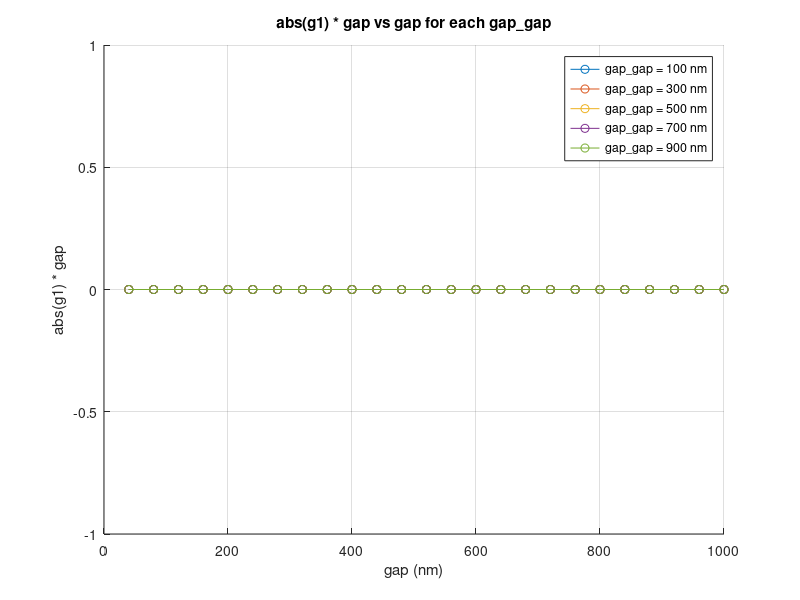
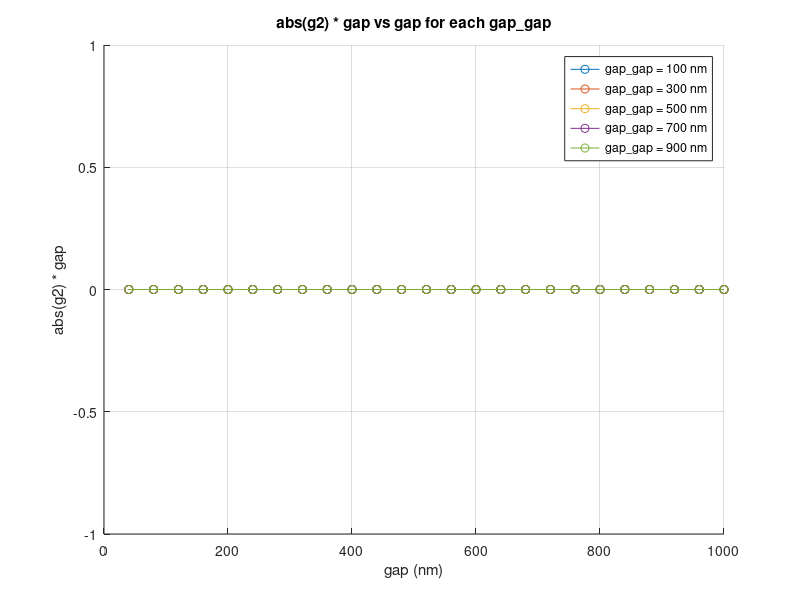
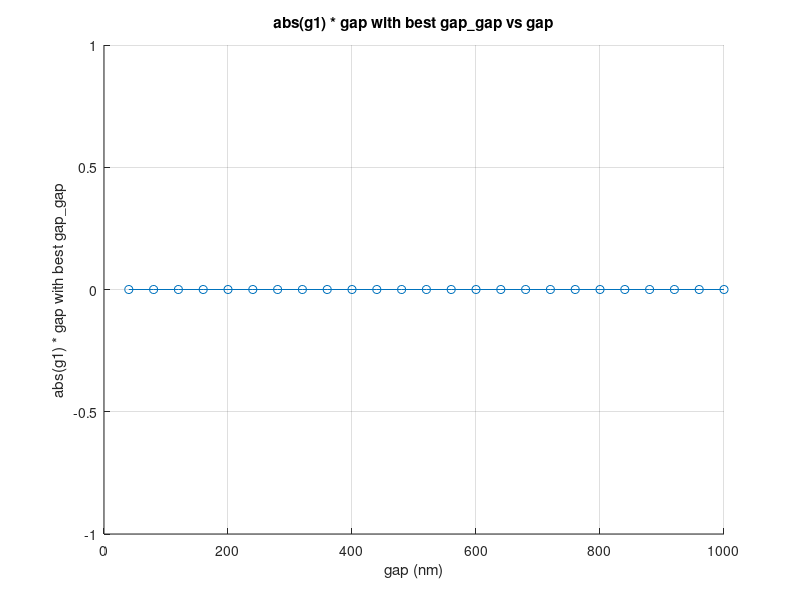
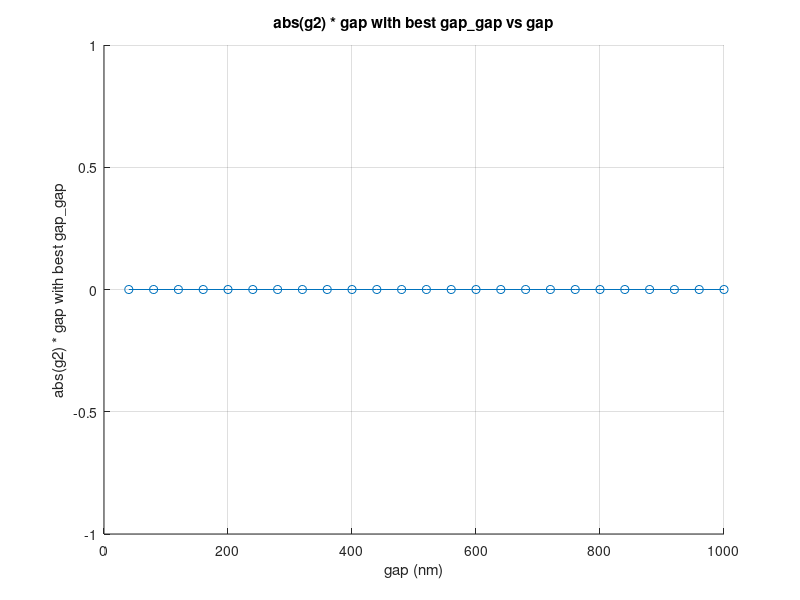

MATLAB code for these plots, in order:
clear; close all; clc;

%% 1. gap, gap_gap のリスト
gap_nm_values = 40:40:1000;
gap_gap_nm_values = 100:200:1000;

% テキストファイルが置かれているフォルダ
input_folder_name = 'result/double_channel_step_40_gapgap_step_200_jan23_parallel_grids_100_L04';
output_folder_name = 'result/double_channel_abs_g1_g2_gap_gap_jan24';


%% 2. データ格納用の配列 (gap vs gap_gap)
ngap    = length(gap_nm_values);
ngapgap = length(gap_gap_nm_values);

% abs(g1), abs(g2), abs(g1)+abs(g2), (abs(g1)+abs(g2))*gap を格納
G1_abs_2D = zeros(ngap, ngapgap);  % abs(g1)
G2_abs_2D = zeros(ngap, ngapgap);  % abs(g2)

G_abs_sums_2D           = zeros(ngap, ngapgap);  % (abs(g1) + abs(g2))
G_abs_sums_times_gap_2D = zeros(ngap, ngapgap);  % (abs(g1) + abs(g2)) * gap

%% 3. テキストファイルを読み込んで、各種値を取得
for iGap = 1:ngap
    gap_nm = gap_nm_values(iGap);
    
    for jGapGap = 1:ngapgap
        gap_gap_nm = gap_gap_nm_values(jGapGap);
        
        %---------------------------------------------------------
        % 3-1. ファイル名パターン
        %      final_acceleration_gradients_gap_xxx_gapgap_yyy_*.txt
        %---------------------------------------------------------
        file_pattern = sprintf('final_acceleration_gradients_gap_%d_gapgap_%d_*.txt', ...
            gap_nm, gap_gap_nm);
        file_list = dir(fullfile(input_folder_name, file_pattern));
        
        if isempty(file_list)
            fprintf('Warning: %s が見つかりません。\n', file_pattern);
            continue;
        end
        
        % 同じ条件で複数ファイルあれば最初の1つを使う
        target_file = fullfile(input_folder_name, file_list(1).name);
        
        %---------------------------------------------------------
        % 3-2. テキスト読み込み・正規表現
        %---------------------------------------------------------
        file_text = fileread(target_file);
        
        % G1_best (abs): xxx
        tokens_G1 = regexp(file_text, 'G1_best \(abs\): ([0-9e\+\-\.]+)', 'tokens', 'once');
        % G2_best (abs): xxx
        tokens_G2 = regexp(file_text, 'G2_best \(abs\): ([0-9e\+\-\.]+)', 'tokens', 'once');
        % (abs(g1)+abs(g2))*gap: xxx
        tokens_sum_gap = regexp(file_text, '\(abs\(g1\)\+abs\(g2\)\)\*gap: ([0-9e\+\-\.]+)', 'tokens', 'once');
        
        if isempty(tokens_G1) || isempty(tokens_G2) || isempty(tokens_sum_gap)
            fprintf('Warning: %s から必要な情報を取得できません。\n', target_file);
            continue;
        end
        
        % 数値に変換
        val_G1_abs = str2double(tokens_G1{1});
        val_G2_abs = str2double(tokens_G2{1});
        val_sum_times_gap = str2double(tokens_sum_gap{1});
        
        % (abs(g1)+abs(g2))
        val_sum = val_G1_abs + val_G2_abs;
        
        %---------------------------------------------------------
        % 3-3. 2次元配列に格納
        %---------------------------------------------------------
        G1_abs_2D(iGap, jGapGap)                = val_G1_abs;
        G2_abs_2D(iGap, jGapGap)                = val_G2_abs;
        G_abs_sums_2D(iGap, jGapGap)            = val_sum;
        G_abs_sums_times_gap_2D(iGap, jGapGap)  = val_sum_times_gap;
    end
end

%% タイムスタンプ文字列 (ファイル名に付加して一意化)
timestamp_str = datestr(now,'yyyy-mm-dd_HHMMSS');

% %% 4. グラフ1: abs(g1) * gap vs gap for each gap_gap
figure('Name','abs(g1) * gap vs gap for each gap\_gap');
hold on; grid on;

for jGapGap = 1:ngapgap
    plot(gap_nm_values, G1_abs_2D(:, jGapGap) .* gap_nm_values', '-o', ...
        'DisplayName', sprintf('gap\\_gap = %d nm', gap_gap_nm_values(jGapGap)));
end

xlabel('gap (nm)');
ylabel('abs(g1) * gap');
title('abs(g1) * gap vs gap for each gap\_gap');
legend('show');

% 保存
save_filename1 = fullfile(output_folder_name, ...
    sprintf('plot_abs_g1_times_gap_vs_gap_for_each_gapgap_%s.png', timestamp_str));
saveas(gcf, save_filename1);
fprintf('Saved figure: %s\n', save_filename1);

%% 5. グラフ2: abs(g2) * gap vs gap for each gap_gap
figure('Name','abs(g2) * gap vs gap for each gap\_gap');
hold on; grid on;

for jGapGap = 1:ngapgap
    plot(gap_nm_values, G2_abs_2D(:, jGapGap) .* gap_nm_values', '-o', ...
        'DisplayName', sprintf('gap\\_gap = %d nm', gap_gap_nm_values(jGapGap)));
end

xlabel('gap (nm)');
ylabel('abs(g2) * gap');
title('abs(g2) * gap vs gap for each gap\_gap');
legend('show');

% 保存
save_filename2 = fullfile(output_folder_name, ...
    sprintf('plot_abs_g2_times_gap_vs_gap_for_each_gapgap_%s.png', timestamp_str));
saveas(gcf, save_filename2);
fprintf('Saved figure: %s\n', save_filename2);

%% 6. グラフ3: abs(g1) * gap の gap_gap の中での最大値 vs gap
figure('Name','abs(g1) * gap with best gap\_gap vs gap');
hold on; grid on;

G1_abs_times_gap_max_over_gapgap = zeros(ngap,1);
best_gapgap_indices_for_G1 = zeros(ngap, 1); % Store the best gap_gap index

for iGap = 1:ngap
    [G1_abs_times_gap_max_over_gapgap(iGap), best_gapgap_indices_for_G1(iGap)] = ...
        max(G1_abs_2D(iGap,:) .* gap_nm_values(iGap));
    
end

plot(gap_nm_values, G1_abs_times_gap_max_over_gapgap, '-o', 'DisplayName', 'Max (abs(g1) * gap)');

xlabel('gap (nm)');
ylabel('abs(g1) * gap with best gap\_gap');
title('abs(g1) * gap with best gap\_gap vs gap');

% 保存
save_filename3 = fullfile(output_folder_name, ...
    sprintf('plot_max_abs_g1_times_gap_vs_gap_%s.png', timestamp_str));
saveas(gcf, save_filename3);
fprintf('Saved figure: %s\n', save_filename3);


%% 7. グラフ4: abs(g2) * gap の gap_gap の中での最大値 vs gap
figure('Name','abs(g2) * gap with best gap\_gap vs gap');
hold on; grid on;

G2_abs_times_gap_max_over_gapgap = zeros(ngap,1);
best_gapgap_indices_for_G2 = zeros(ngap,1);

for iGap = 1:ngap
    [G2_abs_times_gap_max_over_gapgap(iGap), best_gapgap_indices_for_G2(iGap)] = ...
        max(G2_abs_2D(iGap,:) .* gap_nm_values(iGap));
end


plot(gap_nm_values, G2_abs_times_gap_max_over_gapgap, '-o', 'DisplayName', 'Max (abs(g2) * gap)');


xlabel('gap (nm)');
ylabel('abs(g2) * gap with best gap\_gap');
title('abs(g2) * gap with best gap\_gap vs gap');

% 保存
save_filename4 = fullfile(output_folder_name, ...
    sprintf('plot_max_abs_g2_times_gap_vs_gap_%s.png', timestamp_str));
saveas(gcf, save_filename4);
fprintf('Saved figure: %s\n', save_filename4);

%% 8. グラフ5: (abs(g1) + abs(g2)) * gap vs gap for each gap_gap
figure('Name','(abs(g1)+abs(g2)) * gap vs gap for each gap\_gap');
hold on; grid on;

for jGapGap = 1:ngapgap
    plot(gap_nm_values, G_abs_sums_times_gap_2D(:, jGapGap), '-o', ...
        'DisplayName', sprintf('gap\\_gap = %d nm', gap_gap_nm_values(jGapGap)));
end

xlabel('gap (nm)');
ylabel('(abs(g1) + abs(g2)) * gap');
title('(abs(g1) + abs(g2)) * gap vs gap for each gap\_gap');
legend('show');

% 保存
save_filename5 = fullfile(output_folder_name, ...
    sprintf('plot_abs_g1_plus_g2_times_gap_vs_gap_for_each_gapgap_%s.png', timestamp_str));
saveas(gcf, save_filename5);
fprintf('Saved figure: %s\n', save_filename5);

%% 9. グラフ6: (abs(g1) + abs(g2)) * gap の gap_gap の中での最大値 vs gap
figure('Name','(abs(g1) + abs(g2)) * gap with best gap\_gap vs gap');
hold on; grid on;

G_abs_sums_times_gap_max_over_gapgap = zeros(ngap,1);
best_gapgap_indices_for_sums = zeros(ngap,1);


for iGap = 1:ngap
    [G_abs_sums_times_gap_max_over_gapgap(iGap), best_gapgap_indices_for_sums(iGap)] = ...
        max(G_abs_sums_times_gap_2D(iGap,:));
end

plot(gap_nm_values, G_abs_sums_times_gap_max_over_gapgap, '-o', 'DisplayName', 'Max ((abs(g1) + abs(g2)) * gap)');


xlabel('gap (nm)');
ylabel('(abs(g1) + abs(g2)) * gap with best gap\_gap');
title('(abs(g1) + abs(g2)) * gap with best gap\_gap vs gap');

% 保存
save_filename6 = fullfile(output_folder_name, ...
    sprintf('plot_max_abs_g1_plus_g2_times_gap_vs_gap_%s.png', timestamp_str));
saveas(gcf, save_filename6);
fprintf('Saved figure: %s\n', save_filename6);
